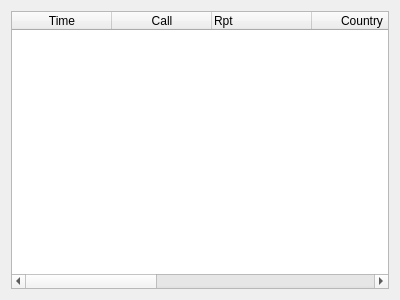
<?xml version="1.0" encoding="UTF-8"?>
<ui version="4.0">
 <class>PSKReporterWidget</class>
 <widget class="QWidget" name="PSKReporterWidget">
  <property name="geometry">
   <rect>
    <x>0</x>
    <y>0</y>
    <width>400</width>
    <height>300</height>
   </rect>
  </property>
  <property name="windowTitle">
   <string>PSKReporter</string>
  </property>
  <layout class="QGridLayout" name="gridLayout">
   <item row="0" column="0">
    <widget class="QTableWidget" name="pskTable">
     <property name="styleSheet">
      <string notr="true"/>
     </property>
     <property name="editTriggers">
      <set>QAbstractItemView::NoEditTriggers</set>
     </property>
     <property name="sortingEnabled">
      <bool>true</bool>
     </property>
     <column>
      <property name="text">
       <string>Time</string>
      </property>
     </column>
     <column>
      <property name="text">
       <string>Call</string>
      </property>
     </column>
     <column>
      <property name="text">
       <string>Rpt</string>
      </property>
      <property name="textAlignment">
       <set>AlignLeading|AlignVCenter</set>
      </property>
     </column>
     <column>
      <property name="text">
       <string>Country</string>
      </property>
     </column>
     <column>
      <property name="text">
       <string>Freq</string>
      </property>
     </column>
     <column>
      <property name="text">
       <string>Mode</string>
      </property>
     </column>
     <column>
      <property name="text">
       <string>Loc</string>
      </property>
      <property name="textAlignment">
       <set>AlignLeading|AlignVCenter</set>
      </property>
     </column>
     <column>
      <property name="text">
       <string>Frequency</string>
      </property>
     </column>
    </widget>
   </item>
  </layout>
 </widget>
 <resources/>
 <connections/>
</ui>
